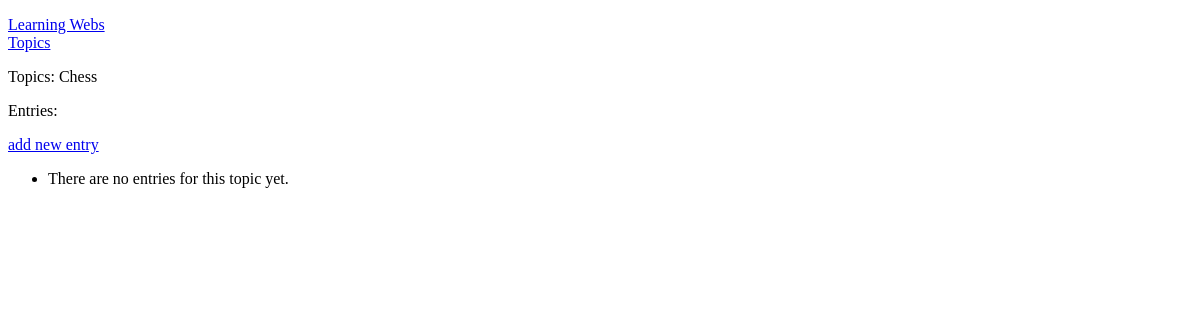
The page /topics/1/ on the database as committed earlier.
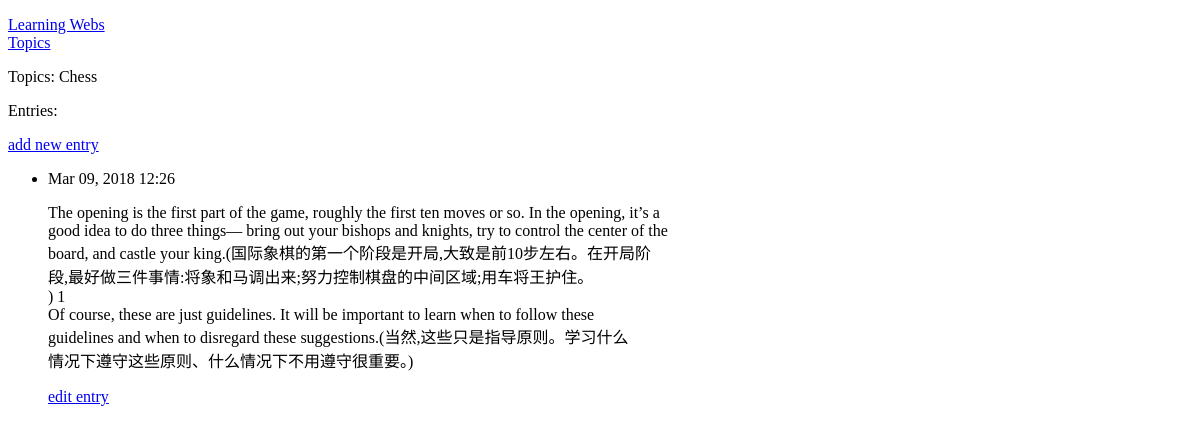
The same page on the database as committed later.
### learning_webs/models.py (models this page shows, shortened)
class Entry(models.Model):
    topic = models.ForeignKey(Topic, on_delete=models.CASCADE)
    text = models.TextField()
    date_added = models.DateTimeField(auto_now_add=True)
    class Meta:
        verbose_name_plural = 'entries'

### learning_webs/views.py (the view)
# urls.py: url(r'^topics/(?P<topic_id>\d+)/$', views.topic, name='topic'),
def topic(request, topic_id):
    topic = Topic.objects.get(id=topic_id)
    entries = topic.entry_set.order_by('-date_added')
    context = {'topic': topic, 'entries': entries}
    return render(request, 'learning_webs/topic.html', context)

### learning_webs/models.py (called while the page is built)
    def __str__(self):
        return self.text

### learning_webs/templates/learning_webs/topic.html (shortened to what this page needs)
<!DOCTYPE html>
<html lang="en">
<head>
</head>
<body>
{% extends "learning_webs/base.html" %}
{% block content %}
  <p>Topics: {{topic}}</p>
  <p>Entries:</p>
  <p>
    <a href="{% url 'learning_webs:new_entry' topic.id %}">add new entry</a>
  </p>
  <ul>
      {% for entry in entries %}
        <li>
            <p>{{ entry.date_added|date:'M d, Y H:i' }}</p>
            <p>{{ entry.text|linebreaks }}</p>
            <p>
                <a href="{% url 'learning_webs:edit_entry' entry.id %}">edit entry</a>
            </p>
        </li>
      {% empty %}
        <li>
            <p>There are no entries for this topic yet.</p>
        </li>
      {% endfor %}
  </ul>
{% endblock content %}

Rows that differ between the two databases and show on the page:
added Entry: date_added "Mar 09, 2018 12:26", text "The opening is the first part of the game, roughly the first ten moves or so. In the opening, it’s a good idea to do three things— bring out your bishops and knights, try to control the center of the board, and castle your king.(国际象棋的第一个阶段是开局,大致是前10步左右。在开局阶 段,最好做三件事情:将象和马调出来;努力控制棋盘的中间区域;用车将王护住。 ) 1 Of course, these are just guidelines. It will be important to learn when to follow these guidelines and when to disregard these suggestions.(当然,这些只是指导原则。学习什么 情况下遵守这些原则、什么情况下不用遵守很重要。)"
Other text that changed with them:
text no longer shown: "There are no entries for this topic yet."
